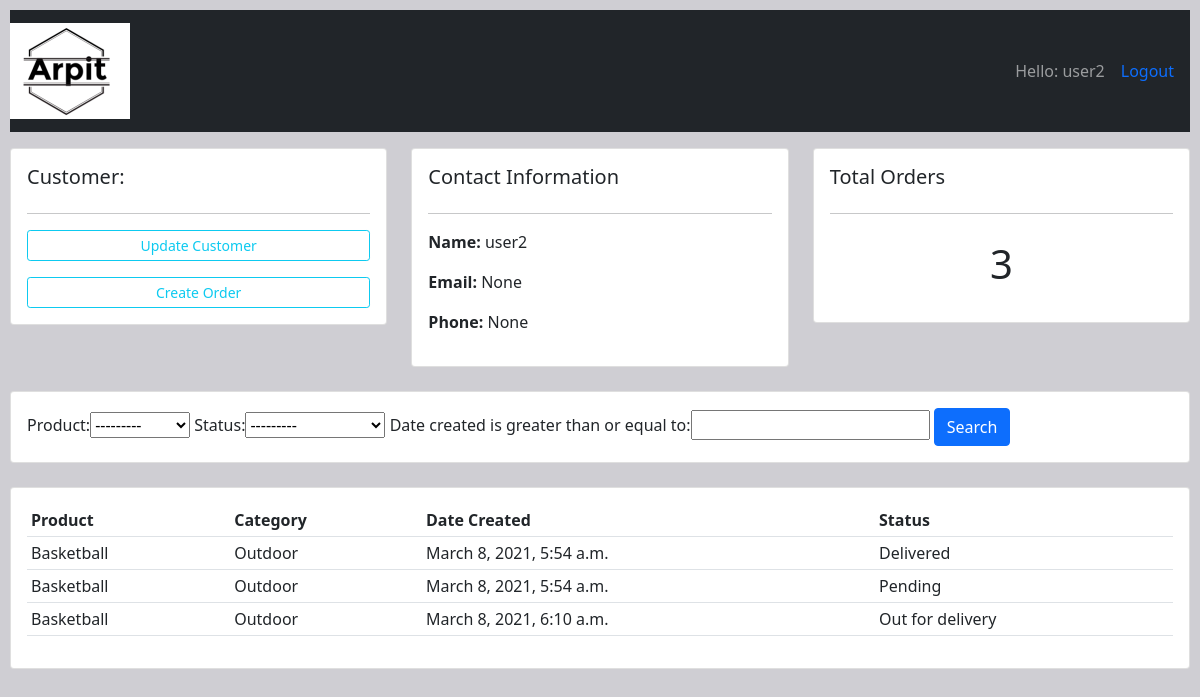
Before: /customer/5 (signed in) with the older database file.
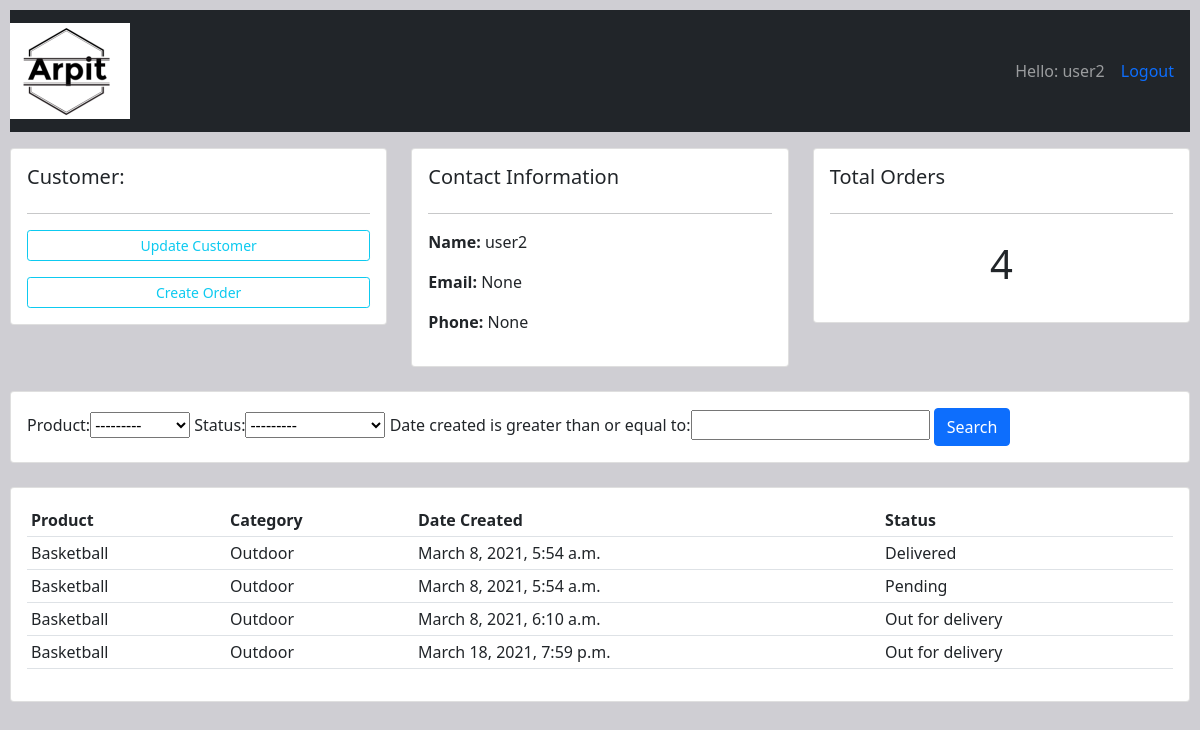
After: the same page with the newer database file.
### crm1/models.py (models this page shows, shortened)
class Order(models.Model):
    STATUS = (
        ('Pending', 'Pending'),
        ('Out for delivery', 'Out for delivery'),
        ('Delivered', 'Delivered'),
    )
    customer = models.ForeignKey(
        Customer, null=True, on_delete=models.SET_NULL)
    product = models.ForeignKey(Product, null=True, on_delete=models.SET_NULL)
    date_created = models.DateTimeField(auto_now_add=True, null=True)
    status = models.CharField(max_length=200, choices=STATUS)

class Product(models.Model):
    CATEGORY = (
        ('Indoor', 'Indoor'),
        ('Outdoor', 'Outdoor'),
    )
    name = models.CharField(max_length=250, null=True)
    price = models.FloatField(null=True)
    category = models.CharField(max_length=250, null=True, choices=CATEGORY)
    description = models.CharField(max_length=200, null=True, blank=True
                                   )
    date_created = models.DateTimeField(auto_now_add=True, null=True)
    tags = models.ManyToManyField(Tag)
    def __str__(self):
        return self.name

### crm1/views.py (the view)
# urls.py: re_path('customer/(?P<pk>\d+)$', views.customer, name='customer'),
@login_required(login_url='login')
def customer(request, pk):
    req_customer = Customer.objects.get(id=pk)
    order = req_customer.order_set.all()
    orderfilter = OrderFilter(request.GET, queryset=order)
    order = orderfilter.qs
    total_count = order.count()
    context = {"customer": req_customer, "order": order, "count": total_count,
               "orderfilter": orderfilter}
    return render(request, 'crm1/customer.html', context)

### crm1/templates/crm1/customer.html (shortened to what this page needs)
{% extends 'crm1/base.html' %}
{% block content %}
<div class="row">
	<div class="col-md">
		<div class="card card-body">
			<h5>Customer:</h5>
			<hr>
			<a class="btn btn-outline-info  btn-sm btn-block" href="{% url 'account_setting' %}">Update Customer</a>
			<a class="btn btn-outline-info  btn-sm btn-block" href="{% url 'create_order' customer.id%}">Create Order</a>
		</div>
	</div>
	<div class="col-md">
		<div class="card card-body">
			<h5>Contact Information</h5>
			<hr>
			<p> <b>Name: </b>  {{customer.name}}</p>
			<p> <b>Email:</b> {{customer.email}} </p>
			<p> <b>Phone:</b> {{customer.phone}} </p>
		</div>
	</div>
	<div class="col-md">
		<div class="card card-body">
			<h5>Total Orders</h5>
			<hr>
			<h1 style="text-align: center;padding: 10px">{{count}}</h1>
		</div>
	</div>
</div>
<br>
<div class="row">
	<div class="col">
		<div class="card card-body">
			<form method="get">
				{{orderfilter.form}}
				<button class="btn btn-primary" type="submit">Search</button>
			</form>
		</div>
	</div>
</div>
<br>
<div class="row">
	<div class="col-md">
		<div class="card card-body">
			<table class="table table-sm">
				<tr>
					<th>Product</th>
					<th>Category</th>
					<th>Date Created</th>
					<th>Status</th>
				</tr>
				{% for orders in order %}
				<tr>
					<td>{{orders.product.name}}</td>
					<td>{{orders.product.category}}</td>
					<td>{{orders.date_created}}</td>
					<td>{{orders.status}}</td>
				</tr>
				{% endfor %}
			</table>
		</div>
	</div>
</div>
{% endblock %}

Changed rows visible on the page:
added Order: product.name "Basketball", product.category "Outdoor", date_created "March 18, 2021, 7:59 p.m.", status "Out for delivery"
Other visible differences:
{{ count }}: "3" → "4"
